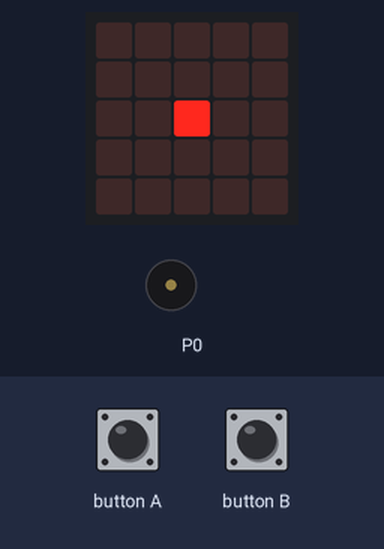
This program was run on a simulated BBC micro:bit running MicroPython. Shown: the board's 5×5 LED display, buzzer (waves = sounding). The test bench sets the inputs (shaded band).

Above: at 1.2 s.
1.3 s: button A pressed for 0.15 s
At 2.1 s:
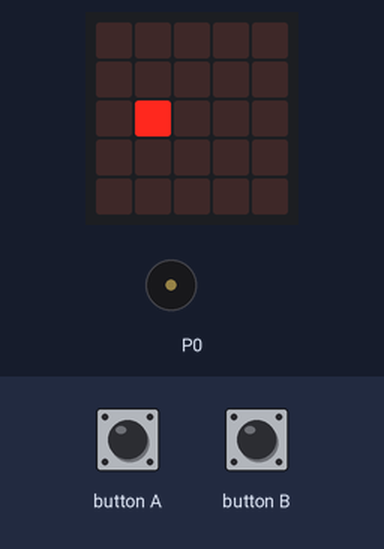
2.9 s: button A pressed for 1 s
At 3.3 s:
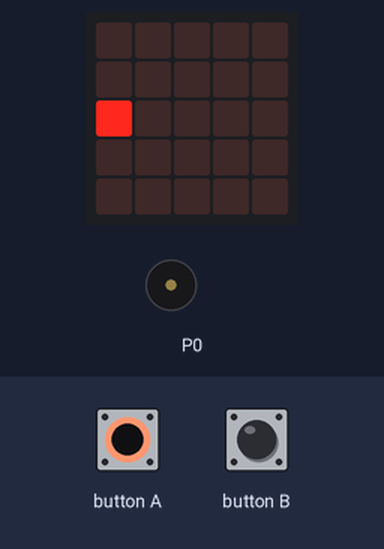
5.4 s: button A pressed for 0.15 s
At 5.64 s:
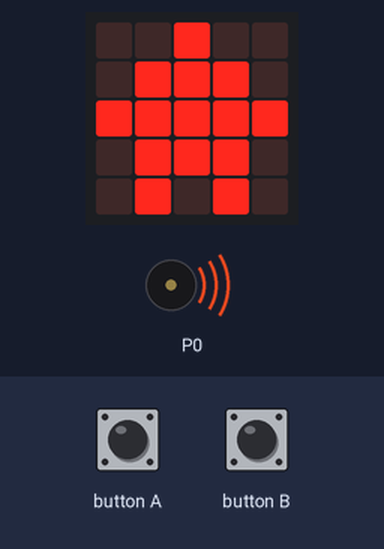
6.1 s: button B pressed for 0.15 s
6.8 s: button A pressed for 3.2 s
At 10.7 s:
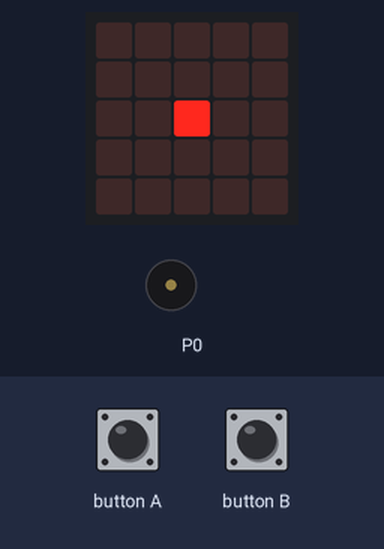
11.5 s: button B pressed for 1 s
At 11.9 s:
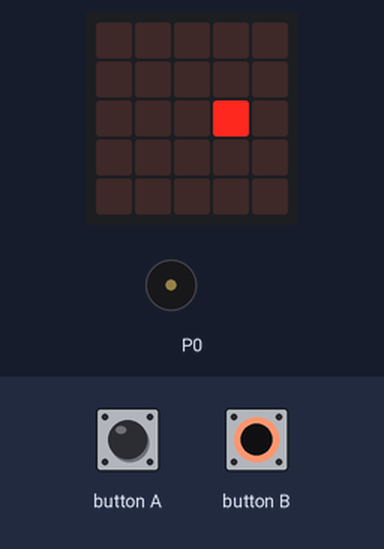
Timing chart, 0 to 14.5 s (numbered marks = the images above; inputs shaded):
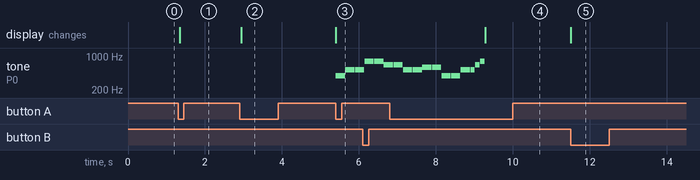

The program:

play_a_song-main.py
```python
from microbit import *
import music

songs = [
    {
        'tempo': 120,
        'notes': ['g4:2', 'c5:2', 'c5:2', 'g5:2', 'g5:2', 'e5:2', 'e5:2', 'c5:2', 'c5:2', 'd5:2', 'd5:2', 'g4:2', 'g4:2', 'c5:2', 'c5:1', 'e5:1', 'g5:1']
    },
    {
        'tempo': 80,
        'notes': ['g4:2', 'c5:2', 'c5:2', 'c5:2', 'g4:2', 'c5:2', 'c5:2', 'c5:2', 'g4:2', 'd5:1', 'd5:1', 'd5:1', 'd5:1', 'd5:1', 'd5:1', 'e5:1', 'd5:1', 'c5:2', 'c5:2', 'c5:2']
    }
]

posX = 2

def play_song(idx):
    music.set_tempo(bpm=songs[idx]['tempo'])
    music.play(songs[idx]['notes'])

while True:
    display.set_pixel(posX, 2, 9)
    if button_a.was_pressed():
        display.set_pixel(posX, 2, 0)
        posX -= 1
    if button_b.was_pressed():
        display.set_pixel(posX, 2, 0)
        posX += 1

    if posX < 0:
        posX = 2
        display.show(Image.HOUSE)
        play_song(0)
        display.clear()

    if posX > 4:
        posX = 2
        display.show(Image.HAPPY)
        play_song(1)
        display.clear()
```

Measured:
- after the input at 1.3 s, the display: changes at once (image 1)
- after the input at 2.9 s, the display: changes at once (image 2)
- after the input at 5.4 s, tone on P0: plays 392 Hz for 0.24 s, 523 Hz for 0.24 s, 523 Hz for 0.20 s, starting at once; the display: changes at once (image 3)
- after the input at 6.8 s, the display: changes after 2.5 s (image 4)
- after the input at 11.5 s, the display: changes at once (image 5)
